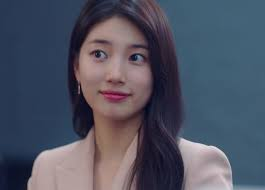
#> input picture data wajah/Bae Suzy/BZ-1.jpg, 265 x 190 px, found by its file name; its folder holds only this picture in this run
$ python preprocess.py
#> lines starting #> are read from the running program, lines starting #| are printed output that depends on the picture; after the words box and inside, x2 and y2 are one past the last pixel; in counts of white or black regions, pixels touching at a corner belong together
import os
import numpy as np
import matplotlib.pyplot as plt
import matplotlib.image as mpimg
import cv2
import torch

# class pro1:
#     def pc():
# defining global variable path
image_path = "data wajah/Bae Suzy"

#def loadImages(path):
#    '''Put files into lists and return them as one list with all images
#     in the folder'''
image_files = sorted([os.path.join(image_path, file)
                      for file in os.listdir(image_path)
                      if file.endswith('.jpg')])

# Display two images
def display(a, b, title1 = "Original", title2 = "Edited"):
    plt.subplot(121), plt.imshow(a), plt.title(title1)
    plt.xticks([]), plt.yticks([])
    plt.subplot(122), plt.imshow(b), plt.title(title2)
    plt.xticks([]), plt.yticks([])
    plt.show()

# Display one image
def display_one(a, title1 = "Original"):
    plt.imshow(a), plt.title(title1)
    plt.show()

# Preprocessing
def processing(data):

    # Reading 3 images to work
    img = [cv2.imread(i, cv2.IMREAD_UNCHANGED) for i in data[:10]]
#> img = 1 item
    try:
        print('Original size',img[0].shape)
#| Original size (190, 265, 3)
    except AttributeError:
        print("shape not found")

    # --------------------------------
    # setting dim of the resize
    height = 220
    width = 220
    dim = (width, height)
    res_img = []
    for i in range(len(img)):
        res = cv2.resize(img[i], dim, interpolation=cv2.INTER_LINEAR)
        res_img.append(res)
#> this loop made 1 pass
#> after the loop, res_img = 1 item

    # Checking the size
    try:
        print('RESIZED', res_img[0].shape)
#| RESIZED (220, 220, 3)
    except AttributeError:
        print("shape not found")

    # Visualizing one of the images in the array
    original = res_img[0]
    display_one(original)
    # ----------------------------------
    # Remove noise
    # Using Gaussian Blur
    no_noise = []
    for i in range(len(res_img)):
        blur = cv2.GaussianBlur(res_img[i], (5, 5), 0)
        no_noise.append(blur)
#> after the loop, no_noise = 1 item

    image = no_noise[0]
    display_one(image, 'Blured')
    #---------------------------------
    # Segmentation
    gray = cv2.cvtColor(image, cv2.COLOR_RGB2GRAY)
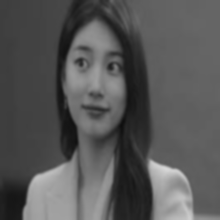
#> gray: shape (220, 220); min 14, max 215, mean 86.7
    ret, thresh = cv2.threshold(gray, 0, 255, cv2.THRESH_BINARY_INV + cv2.THRESH_OTSU)
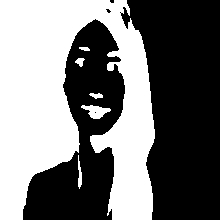
#> thresh: shape (220, 220); 46% white; 6 white regions, box (x1, y1, x2, y2) and area: (0, 0, 155, 220) 21792, (81, 105, 111, 119) 232, (78, 155, 82, 189) 85, (75, 58, 85, 67) 54, (89, 93, 103, 99) 54, (79, 47, 90, 51) 34
#> ret = 84

    # Displaying segmented images
    display_one(thresh, 'Segmented')
    # Further noise removal (Morphology)
    kernel = np.ones((3, 3), np.uint8)
    opening = cv2.morphologyEx(thresh, cv2.MORPH_OPEN, kernel, iterations=2)
#> opening: shape (220, 220); 45.3% white; 4 white regions, box (x1, y1, x2, y2) and area: (0, 0, 155, 220) 21643, (89, 106, 107, 119) 182, (107, 62, 114, 71) 58, (77, 58, 83, 64) 35

    # sure background area
    sure_bg = cv2.dilate(opening, kernel, iterations=3)
#> sure_bg: shape (220, 220); 51.8% white; 2 black regions, box (x1, y1, x2, y2) and area: (125, 0, 220, 220) 15338, (26, 24, 122, 220) 7967

    # Finding sure foreground area
    dist_transform = cv2.distanceTransform(opening, cv2.DIST_L2, 5)
    ret, sure_fg = cv2.threshold(dist_transform, 0.7 * dist_transform.max(), 255, 0)
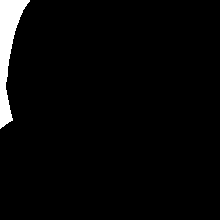
#> sure_fg: shape (220, 220) float32; 3.3% white; 1 white region, box (x1, y1, x2, y2) and area: (0, 0, 30, 129) 1605
#> ret = 57.46

    # Finding unknown region
    sure_fg = np.uint8(sure_fg)
    unknown = cv2.subtract(sure_bg, sure_fg)
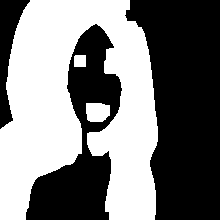
#> unknown: shape (220, 220); 48.5% white; 3 white regions, box (x1, y1, x2, y2) and area: (0, 0, 158, 220) 22942, (86, 103, 110, 122) 405, (74, 55, 86, 67) 143

    #Displaying segmented back ground
    display_one(sure_bg, 'Segmented Background')

    # Marker labelling
    ret, markers = cv2.connectedComponents(sure_fg)
#> ret = 2

    # Add one to all labels so that sure background is not 0, but 1
    markers = markers + 1

    # Now, mark the region of unknown with zero
    markers[unknown == 255] = 0
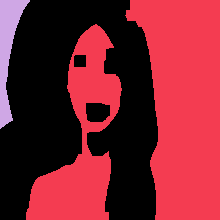
#> markers: shape (220, 220) int32; 3 distinct labels, from 0 to 2; one colour per label, 0 black

    markers = cv2.watershed(image, markers)
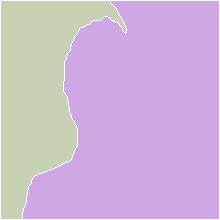
#> markers: shape (220, 220) int32; 3 distinct labels, from -1 to 2; one colour per label, 0 black, -1 white
    image[markers == -1] = [255, 0, 0]
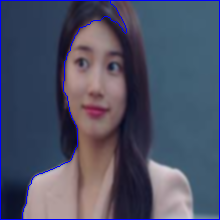
#> image: shape (220, 220, 3); mean of channels 0, 1, 2 101.7, 80.6, 76.8; drawn as B, G, R

    # Displaying markers on the image
    display_one(markers, 'Marked')

def main():
    '''The var Dataset is a list with all images in the folder '''
    dataset = image_files
    print('number of FILES in dir', len(dataset))
    print("--------------------------------")
    #print(cv2.imread(dataset[0]).shape)
    print("List of files the first 3 in the folder:\n",dataset[:3])
    print("--------------------------------")

    # sending all the images to pre-processing
    processing(dataset)

main()
